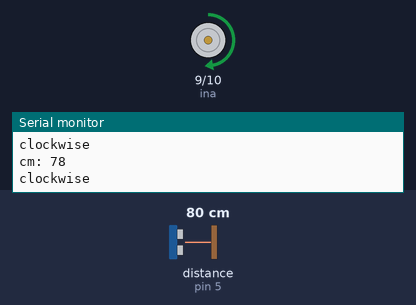
A sketch run on a simulated Arduino Uno, built with avr-gcc and run on an emulated ATmega328P. Parts: motor-driver pin pairs drawn as motors (green arrow = first pin HIGH = forward, orange = second pin HIGH = backward, longer = more drive, scaled by the enable pin), the last lines printed to the serial monitor. Wiring (inferred from the names in the program): ultrasonic range finder: trigger pin 4; echo pin 5. Inputs (shaded band) come from the test bench; at power-on: distance to the obstacle (sensor on pin 5) 80 cm. The echo pulse lasts 58.3 µs per cm.

Above: at 2.2 s.
2.3 s: distance to the obstacle (sensor on pin 5) set to 8 cm
3.8 s: distance to the obstacle (sensor on pin 5) set to 5 cm
At 4.9 s:
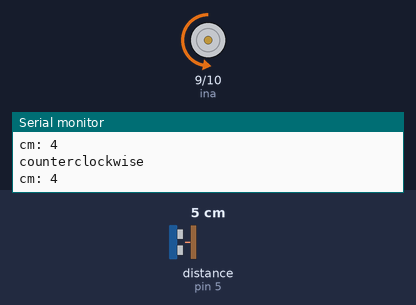
5.3 s: distance to the obstacle (sensor on pin 5) set to 19 cm
6.8 s: distance to the obstacle (sensor on pin 5) set to 23 cm
At 7.5 s:
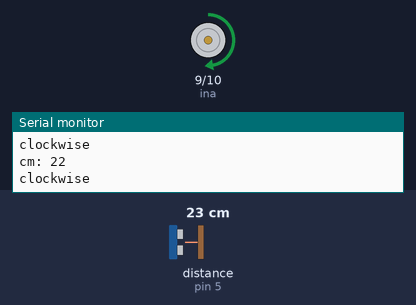
8.3 s: distance to the obstacle (sensor on pin 5) set to 4 cm
At 9.8 s:
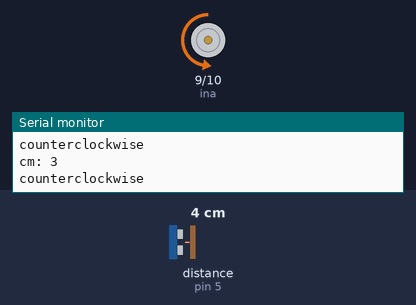
Timing chart, 0 to 10.8 s (numbered marks = the images above; inputs shaded):
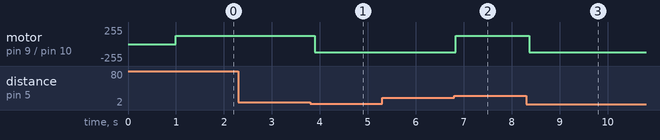

The sketch:

control_1.ino
```cpp
//prototipo 1 planta control posicion/velocidad lineal
//Motor
int EN = 11;
int ina = 9;
int inb = 10;
const int maxSteps = 255;//motor internal steps
//encoder phases
int A = 2;
int B = 3;
unsigned char stateA;
unsigned char stateB;
unsigned char prevA;
//ultrasonico
const int Trigger = 4;   //Pin digital 2 para el Trigger del sensor
const int Echo = 5;   //Pin digital 3 para el Echo del sensor
volatile long t; //tiempo que demora en llegar el eco
volatile long d; //distancia en centimetros
//position variables
volatile int Ant = 0;
volatile int pos = 0;
volatile bool IsCW = true;
//time variables
const int timeTreshold = 5; // spin control can be modified
unsigned long currentTime;
unsigned long loopTime;//time taken on a spin

void setup() {
  // put your setup code here, to run once:
  //motor and encoder pin declaration
  pinMode(EN, OUTPUT);
  pinMode(ina, OUTPUT);
  pinMode(inb, OUTPUT);
  pinMode(A, INPUT);
  pinMode(B, INPUT);
  //ultrasonic
  pinMode(Trigger, OUTPUT); //pin como salida
  pinMode(Echo, INPUT);  //pin como entrada
  //time
  currentTime = millis();
  loopTime = currentTime;

  Serial.begin(9600);

  //attachInterrupt(digitalPinToInterrupt(A),ISR_encoder,LOW);

  digitalWrite(Trigger, LOW);//Inicializamos el pin con 0
  //inicializacion motor
  parar();
  delay(1000);
  clockwise();

  Serial.println("config done");

}

void loop() {
  // put your main code here, to run repeatedly:
  ultrasonic_read();
  Serial.print("cm: ");
  Serial.println(d);
  if(d >= 20){
    clockwise();
    Serial.println("clockwise ");
  }
  if(d <= 5){
    counterclockwise();
    Serial.println("counterclockwise ");
  }
  delay(100);
}

void ultrasonic_read(){

  digitalWrite(Trigger, HIGH);
  delayMicroseconds(10);          //Enviamos un pulso de 10us
  digitalWrite(Trigger, LOW);

  t = pulseIn(Echo, HIGH); //obtenemos el ancho del pulso
  d = t/59;             //escalamos el tiempo a una distancia en cm
}

void reset_pos(){
  pos = 0;
}

void parar(){
  analogWrite(EN, 0);
  digitalWrite(ina, LOW);
  digitalWrite(inb, LOW);
}
void clockwise(){
  analogWrite(EN, 127); //max speed
  digitalWrite(ina, HIGH); //adelante ina = 1 out 1 = voltage
  digitalWrite(inb, LOW);
}
void counterclockwise(){
  analogWrite(EN, 127); //max speed
  digitalWrite(ina, LOW); //adelante ina = 1 out 1 = voltage
  digitalWrite(inb, HIGH);
}

/*void ISR_encoder(){
  if (digitalRead(B) == HIGH){
    pos--;
    }else{
    pos++;
    }
}*/

void encoder(){
  currentTime = millis();
  if(currentTime >= (loopTime + timeTreshold)){
    stateA = digitalRead(A);
    stateB = digitalRead(B);
    if(stateA != prevA){
      if(stateB){//clockwise
        IsCW = true;
        if(pos+1 <= maxSteps) pos++;
      }else{//counterclockwise
        IsCW = false;
        if(pos-1 <= maxSteps) pos--;
      }
    }
    prevA = stateA;//refresh states
    if(Ant != pos){
      Ant = pos;//refresh position
      Serial.print("Position: ");
      Serial.println(pos);
    }
    loopTime = currentTime;//refresh time
  }
}
```

Measured:
- the behaviour switches between 7 and 6 cm on distance to the obstacle (sensor on pin 5) (found by bisection; images 0 and 1)
- the behaviour switches between 20 and 21 cm on distance to the obstacle (sensor on pin 5) (found by bisection; images 1 and 2)
- after the input at 3.8 s, motor on pin 9 (ina) / pin 10 (inb): forward 127/255 → backward 127/255 after 0.09 s
- after the input at 6.8 s, motor on pin 9 (ina) / pin 10 (inb): backward 127/255 → forward 127/255 at once
- after the input at 8.3 s, motor on pin 9 (ina) / pin 10 (inb): forward 127/255 → backward 127/255 after 0.06 s
